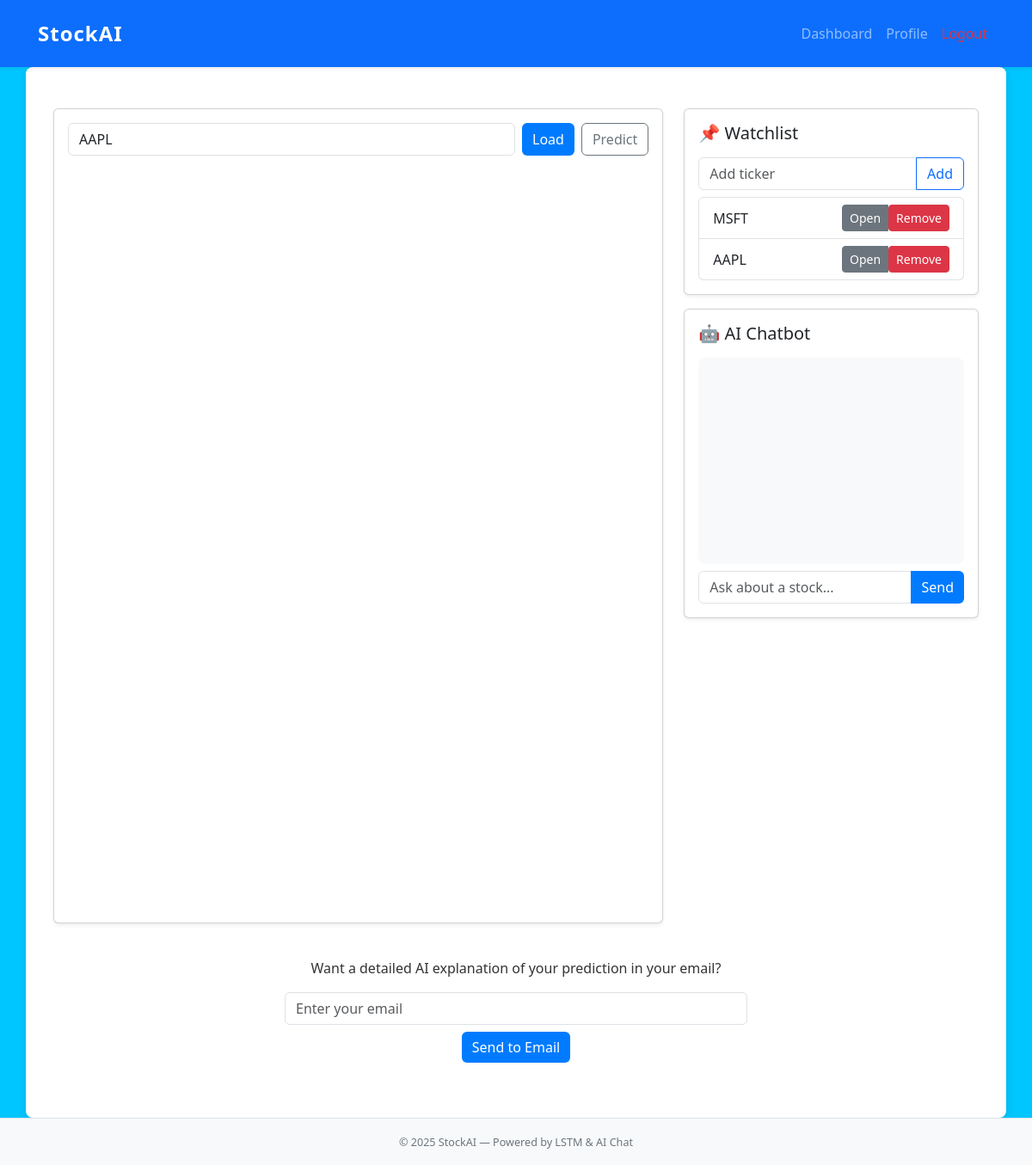
Page /dashboard/ (signed in) on the earlier database version.
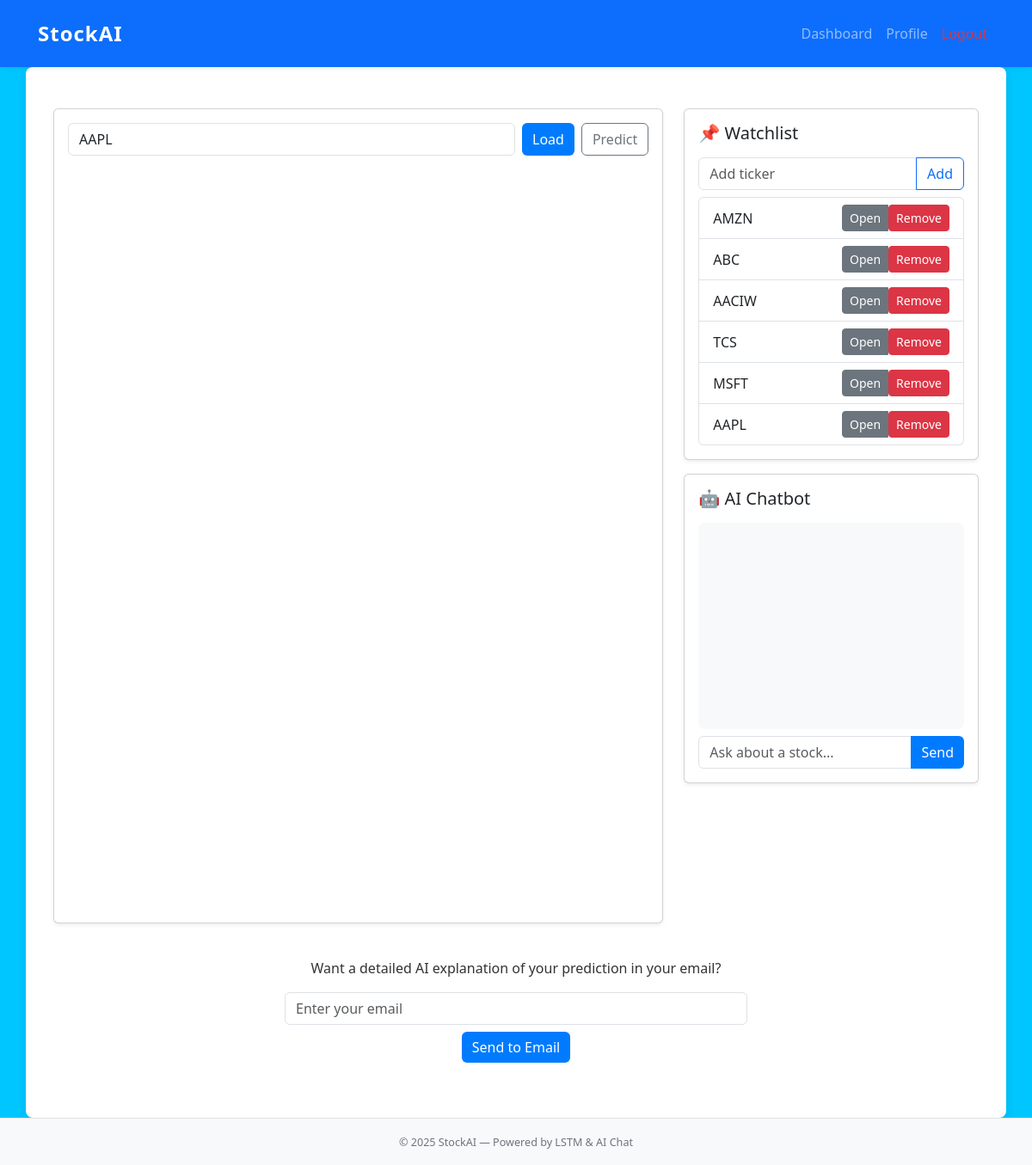
Same page on the later database version.
### dashboard/models.py (models this page shows, shortened)
class Preference(models.Model):
    user = models.OneToOneField(User, on_delete=models.CASCADE)
    default_ticker = models.CharField(max_length=16, blank=True, default="AAPL")

class WatchlistItem(models.Model):
    user = models.ForeignKey(User, on_delete=models.CASCADE, related_name="watchlist")
    ticker = models.CharField(max_length=16)
    added_at = models.DateTimeField(auto_now_add=True)
    class Meta:
        unique_together = ("user", "ticker")
        ordering = ["-added_at"]

### dashboard/views.py (the view)
# urls.py: path('', views.dashboard, name='dashboard'),
@login_required
def dashboard(request):
    pref, _ = Preference.objects.get_or_create(user=request.user)
    watchlist = WatchlistItem.objects.filter(user=request.user)
    return render(request, "dashboard/dashboard.html", {"pref": pref, "watchlist": watchlist})

### dashboard/templates/dashboard/dashboard.html (shortened to what this page needs)
{% extends "base.html" %}
{% block content %}
<div class="row">
  <div class="col-lg-8">
    <div class="card mb-3 shadow-sm">
      <div class="card-body">
        <div class="d-flex gap-2 mb-3">
          <input id="tickerInput" class="form-control" value="{{ pref.default_ticker }}" placeholder="Ticker (AAPL)" />
          <button class="btn btn-primary" id="loadBtn">Load</button>
          <button class="btn btn-outline-secondary" id="predictBtn">Predict</button>
        </div>
        <div id="chart" style="height:420px;"></div>
        <div id="predictionChart" style="height:420px; margin-top:20px;"></div>
      </div>
    </div>
  </div>
  <div class="col-lg-4">
    <div class="card mb-3 shadow-sm">
      <div class="card-body">
        <h5 class="mb-3">📌 Watchlist</h5>
        <form method="post" action="{% url 'dashboard:add_watchlist' %}">
          <div class="input-group mb-2">
            <input name="ticker" class="form-control" placeholder="Add ticker" />
            <button class="btn btn-outline-primary">Add</button>
          </div>
        </form>
        <ul class="list-group">
          {% for item in watchlist %}
            <li class="list-group-item d-flex justify-content-between align-items-center">
              <span>{{ item.ticker }}</span>
              <div class="btn-group">
                <button class="btn btn-sm btn-secondary" onclick="setTicker('{{ item.ticker }}')">Open</button>
                <form method="post" action="{% url 'dashboard:remove_watchlist' %}">
                  <button class="btn btn-sm btn-danger">Remove</button>
                </form>
              </div>
            </li>
          {% empty %}
            <li class="list-group-item">No tickers yet.</li>
          {% endfor %}
        </ul>
      </div>
    </div>
    <div class="card shadow-sm">
      <div class="card-body">
        <h5 class="mb-3">🤖 AI Chatbot</h5>
        <div id="chatbox" style="height:240px; overflow:auto; background:#f8f9fa; padding:.5rem; border-radius:.5rem; font-size:0.9rem;"></div>
        <div class="input-group mt-2">
          <input id="chatInput" class="form-control" placeholder="Ask about a stock..." />
          <button class="btn btn-primary" id="sendBtn">Send</button>
        </div>
      </div>
    </div>
  </div>
</div>
<div class="email-section mt-4 text-center">
  <p>Want a detailed AI explanation of your prediction in your email?</p>
  <input type="email" id="userEmail" placeholder="Enter your email" class="form-control w-50 mx-auto mb-2">
  <button class="btn btn-primary" onclick="sendEmail()">Send to Email</button>
</div>
{% endblock %}

### templates/base.html (shortened to what this page needs)
{% load static %}
<!DOCTYPE html>
<html lang="en">
<head>
  <link href="https://cdn.jsdelivr.net/npm/bootstrap@5.3.3/dist/css/bootstrap.min.css" rel="stylesheet">
  <link href="{% static 'css/style.css' %}" rel="stylesheet">
</head>
<body class="d-flex flex-column min-vh-100">
  <nav class="navbar navbar-expand-lg navbar-dark bg-primary shadow-sm">
    <div class="container">
      <a class="navbar-brand fw-bold fs-4" href="{% url 'dashboard:dashboard' %}">StockAI</a>
      <div class="collapse navbar-collapse" id="navbarNav">
        <ul class="navbar-nav ms-auto">
          {% if user.is_authenticated %}
            <li class="nav-item">
              <a class="nav-link" href="{% url 'dashboard:dashboard' %}">Dashboard</a>
            </li>
            <li class="nav-item">
              <a class="nav-link" href="{% url 'accounts:profile' %}">Profile</a>
            </li>
            <li class="nav-item">
              <a class="nav-link text-danger" href="{% url 'accounts:logout' %}">Logout</a>
            </li>
          {% endif %}
        </ul>
      </div>
    </div>
  </nav>
  <main class="container flex-grow-1 py-5">
    {% block content %}{% endblock %}
  </main>
  <footer class="bg-light text-center py-3 mt-auto border-top">
    <small>© 2025 StockAI — Powered by LSTM & AI Chat</small>
  </footer>
</body>
</html>

### static/css/style.css (style rules this page uses)
body { font-family: 'Segoe UI', Tahoma, Geneva, Verdana, sans-serif; background-color: #f8f9fa; color: #333; }
.navbar { padding: 1rem 2rem; }
.navbar-brand { letter-spacing: 1px; }
.navbar-nav .nav-link { font-weight: 500; transition: color 0.3s; }
main.container { background-color: #ffffff; padding: 2rem; border-radius: 0.5rem; box-shadow: 0 4px 12px rgba(0, 0, 0, 0.1); }
footer { font-size: 0.9rem; color: #6c757d; }
.btn-primary { background-color: #007bff; border: none; transition: background-color 0.3s ease; }

### dashboard/templates/dashboard/dashboard.html (style rules this page uses)
body { background-color:#00c6ff ; }

Differences in the rows shown:
added WatchlistItem: ticker "AMZN"
added WatchlistItem: ticker "ABC"
added WatchlistItem: ticker "AACIW"
added WatchlistItem: ticker "TCS"
